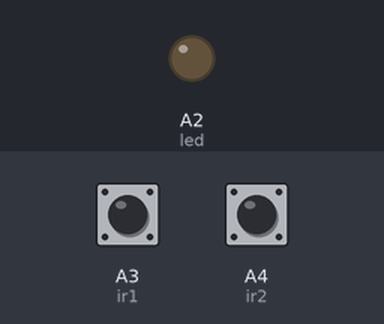
The sketch below on a simulated Arduino Uno, built with avr-gcc and run on an emulated ATmega328P. Parts: output pins drawn as LEDs (lit = HIGH). Dashed ring = blinking. The inputs (shaded band) are chosen by the test bench; at power-on: A3 (ir1) HIGH, A4 (ir2) HIGH. What the sketch prints to the serial monitor is not drawn.

Above: at 1.2 s.
1.3 s: A3 (ir1) driven LOW
At 1.6 s:
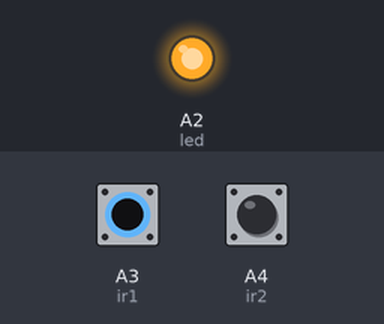
2.8 s: A3 (ir1) driven HIGH
At 4.0 s:
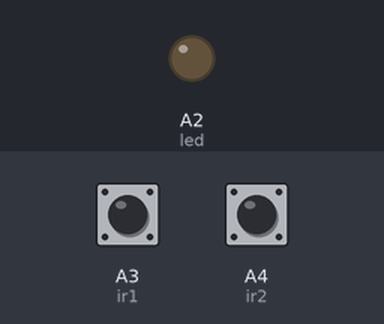
4.6 s: A4 (ir2) driven LOW
At 5.5 s:
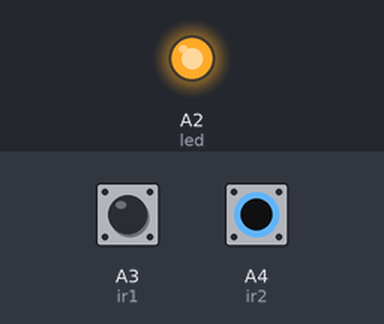
7.6 s: A4 (ir2) driven HIGH
At 9.1 s:
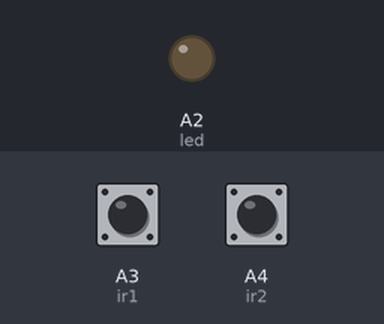
10.6 s: A3 (ir1) pulsed LOW 2 times (0.12 s each, 0.3 s apart)
At 10.69 s:
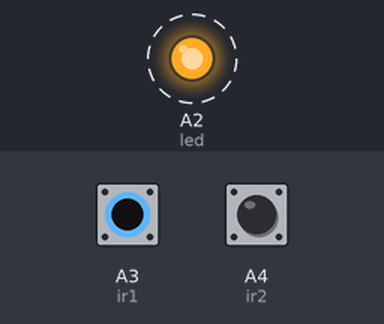
12.7 s: A4 (ir2) pulsed LOW 5 times (0.12 s each, 0.3 s apart)
At 14.6 s:
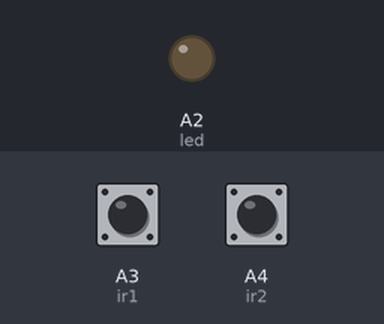
Timing chart, 0 to 16.1 s (numbered marks = the images above; inputs shaded):
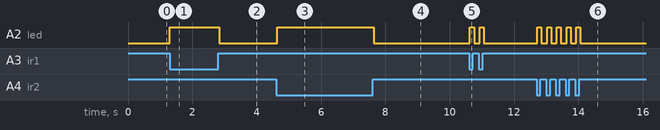

The sketch:

ir_module_in_out.ino
```cpp
#define ir1 A3
#define ir2 A4
#define led A2

unsigned long tim1;
unsigned long tim2;
unsigned long timdif;

void setup()
{
  Serial.begin(9600);
  pinMode(ir1, INPUT);
  pinMode(ir2, INPUT);
  pinMode(led, OUTPUT);


}

void loop()
{
  fn();
  printdif();
}
void printdif()
{

  if (tim1 > tim2)
  {

    timdif = tim1 - tim2;
    Serial.print("***********");
    Serial.print(timdif);
    Serial.print("***********");
  }
  else if (tim2 > tim1)
  {
    timdif = tim2 - tim1;
    Serial.print("***********");
    Serial.print(timdif);
    Serial.print("***********");
  }

//  tim1=tim2=0;

}
void fn()
{
//  tim = millis();
  bool s1 = !digitalRead(ir1);
  bool s2 = !digitalRead(ir2);

  if (s1)
  {
    Serial.print(" HIGH s1--->");
    digitalWrite(led, 1);
    tim1 = millis();
//    Serial.print(" ");
    Serial.print(tim1);
//    Serial.print(" ");
    Serial.println();
  }
  else if (s2)
  {
    Serial.print(" HIGH s2--->");
    digitalWrite(led, 1);
    tim2 = millis();
//    Serial.print(" ");
    Serial.print(tim2);
//    Serial.print(" ");
    Serial.println();
  }


  else
  {
    //    Serial.print(" LOW");
    digitalWrite(led, 0);
  }

  delay(20);


}
```

Measured:
- after the input at 1.3 s, A2 (led): LOW → HIGH at once
- after the input at 2.8 s, A2 (led): HIGH → LOW at once
- after the input at 4.6 s, A2 (led): LOW → HIGH at once
- after the input at 7.6 s, A2 (led): HIGH → LOW at once
- after the input at 10.6 s, A2 (led): alternates HIGH for 0.13 s and LOW for 0.17 s, 4 changes in all, then stays LOW, starting at once
- after the input at 12.7 s, A2 (led): alternates HIGH for 0.13 s and LOW for 0.17 s, 10 changes in all, then stays LOW, starting at once
